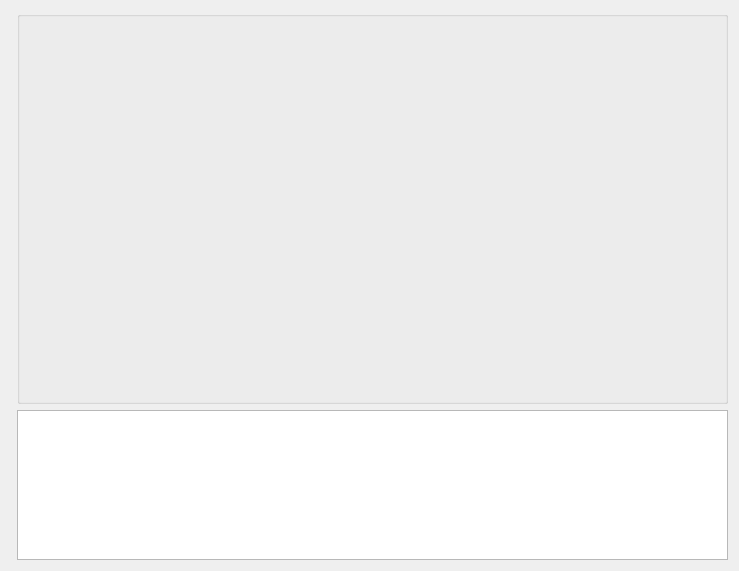
<?xml version="1.0" encoding="UTF-8"?>
<ui version="4.0">
 <class>Detection</class>
 <widget class="QWidget" name="Detection">
  <property name="geometry">
   <rect>
    <x>0</x>
    <y>0</y>
    <width>739</width>
    <height>571</height>
   </rect>
  </property>
  <property name="windowTitle">
   <string>Form</string>
  </property>
  <layout class="QHBoxLayout" name="horizontalLayout">
   <item>
    <widget class="QWidget" name="widget" native="true">
     <property name="maximumSize">
      <size>
       <width>140</width>
       <height>16777215</height>
      </size>
     </property>
    </widget>
   </item>
   <item>
    <layout class="QVBoxLayout" name="verticalLayout">
     <item>
      <widget class="QGroupBox" name="groupBox">
       <property name="title">
        <string/>
       </property>
       <property name="flat">
        <bool>true</bool>
       </property>
      </widget>
     </item>
     <item>
      <widget class="QListWidget" name="listWidget">
       <property name="minimumSize">
        <size>
         <width>60</width>
         <height>150</height>
        </size>
       </property>
       <property name="maximumSize">
        <size>
         <width>16777215</width>
         <height>150</height>
        </size>
       </property>
      </widget>
     </item>
    </layout>
   </item>
  </layout>
 </widget>
 <resources/>
 <connections/>
</ui>
